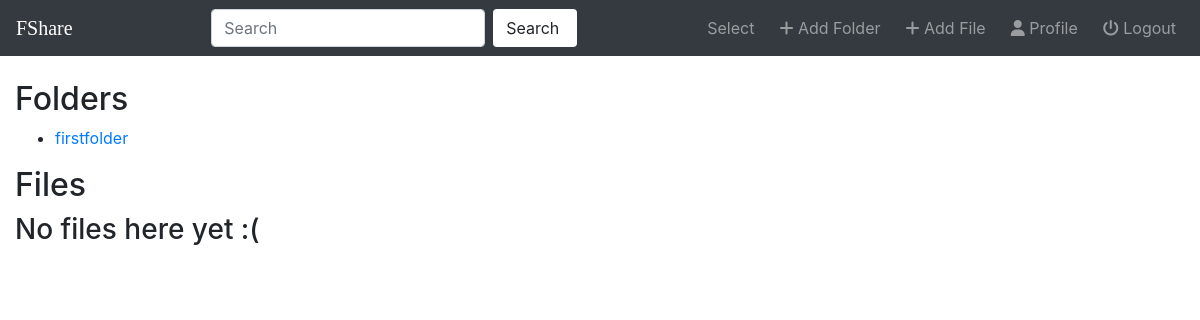
Before: /fileshare/ (signed in) with the older database file.
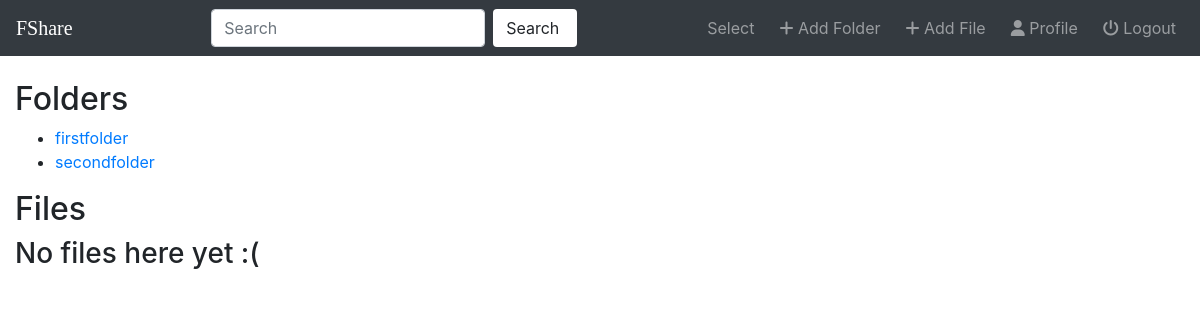
After: the same page with the newer database file.
### fileshare/models.py (models this page shows, shortened)
class Folder(models.Model):
    user = models.ForeignKey(User,on_delete=models.CASCADE,default=1)
    name = models.CharField(max_length=50)
    linkedfolder = models.ForeignKey("self",on_delete=models.CASCADE,null=True,blank=True)
    lastmodified = models.DateTimeField(auto_now=True)
    def __str__(self):
        return self.name

### fileshare/views.py (the view)
# urls.py: path('', views.index,name='index'),
def index(request):
    user_folders = Folder.objects.filter(user=request.user)
    user_files = File.objects.filter(user=request.user)
    all_folders = user_folders.filter(linkedfolder__isnull=True)
    all_files = user_files.filter(folder__isnull=True)
    context = { 'all_folders':all_folders,'all_files':all_files }
    return render(request,'fileshare/index.html',context)

### fileshare/templates/fileshare/index.html
{% extends 'fileshare/base.html' %}
{% block body %}
<h2> Folders </h2>
{% if all_folders %}
<ul>
  {% for folder in all_folders %}
  <li> <a href="{% url 'fileshare:detail' folder.pk %}">{{ folder }}</a> </li>
  {% endfor %}
</ul>
{% else %}
  <h3> No folders here yet :( </h3>
{% endif %}
<h2> Files </h2>
{% if all_files %}
<ul>
  {% for file in all_files %}
  <li> <a href="{{ file.file.url }}" target="_blank"> {{ file.file }} </a>
    <button type="button" class="btn btn-danger" data-toggle="modal" data-target="#myModal{{file.pk}}"> Delete </button>
    <div class="modal" id="myModal{{file.pk}}">
      <div class="modal-dialog">
        <div class="modal-content">
          <div class="modal-header">
            <h4 class="modal-title"> Delete </h4>
            <button type="button" class="close" data-dismiss="modal">&times;</button>
          </div>
          <div class="modal-body"> Are you sure to delete ? </div>
          <div class="modal-footer">
            <button type="button" class="btn btn-light" data-dismiss="modal"> Cancel </button>
            <a href="{% url 'fileshare:file-delete' file.pk %}"> <button type="button" class="btn btn-danger"> Delete </button> </a>
          </div>
        </div>
      </div>
    </div>
  </li>
  {% endfor %}
</ul>
{% else %}
  <h3> No files here yet :( </h3>
{% endif %}
{% endblock %}

Changed rows visible on the page:
added Folder: name "secondfolder"
